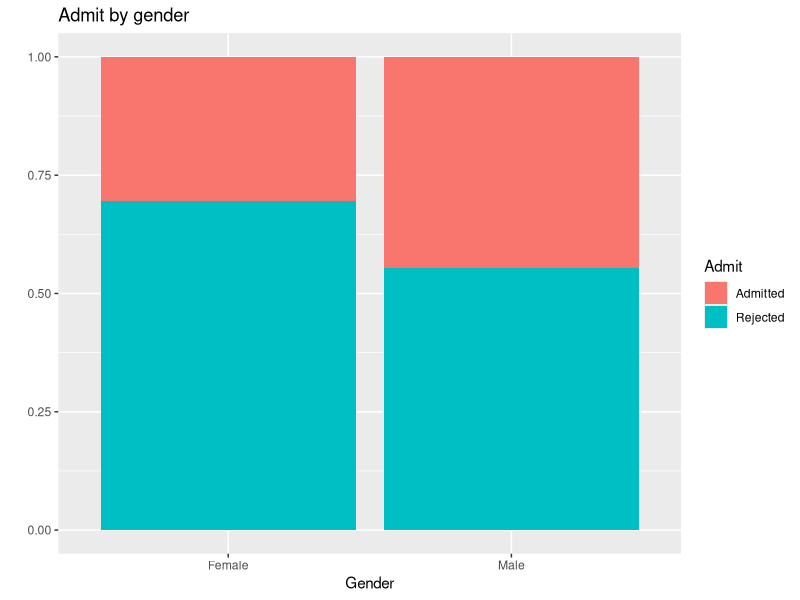
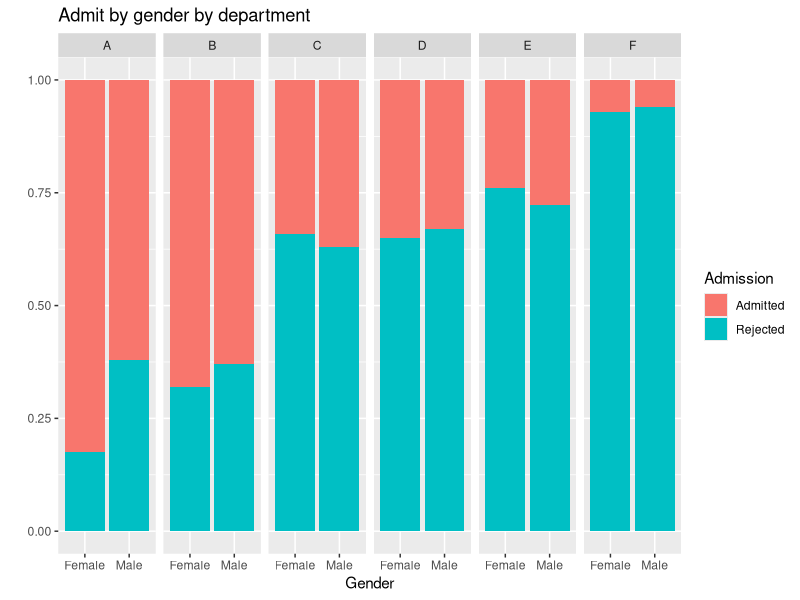

These charts were generated, in order, by the following R code:
## ---- chunk 1

## ---- chunk 2
library(tidyverse)
## ---- chunk 3
ucb_admit <- read_csv("../../data/ucb-admit.csv")
ucb_admit
## ---- chunk 4
glimpse(ucb_admit)
## ---- chunk 5
ucb_admit %>%
  count(Gender, Admit)
## ---- chunk 6
ucb_admit %>%
  count(Gender, Admit) %>%
  group_by(Gender) %>%
  mutate(prop_admit = n / sum(n))
## ---- chunk 7
ggplot(ucb_admit, mapping = aes(x = Gender, fill = Admit)) +
  geom_bar(position = "fill") + 
  labs(y = "", title = "Admit by gender")
## ---- chunk 8
ucb_admit %>%
  count(Dept, Gender, Admit)     # --->
## ---- chunk 9
ucb_admit %>%
  count(Dept, Gender, Admit) %>%
  print(n = 24)
## ---- chunk 10
ucb_admit %>%
  count(Dept, Gender, Admit) %>%
  group_by(Dept, Gender) %>%
  mutate(Perc_Admit = n / sum(n)) %>%
  filter(Admit == "Admitted")
## ---- chunk 11
ggplot(ucb_admit, mapping = aes(x = Gender, fill = Admit)) +
  geom_bar(position = "fill") +
  facet_grid(. ~ Dept) +
  labs(x = "Gender", y = "", fill = "Admission",
       title = "Admit by gender by department")
